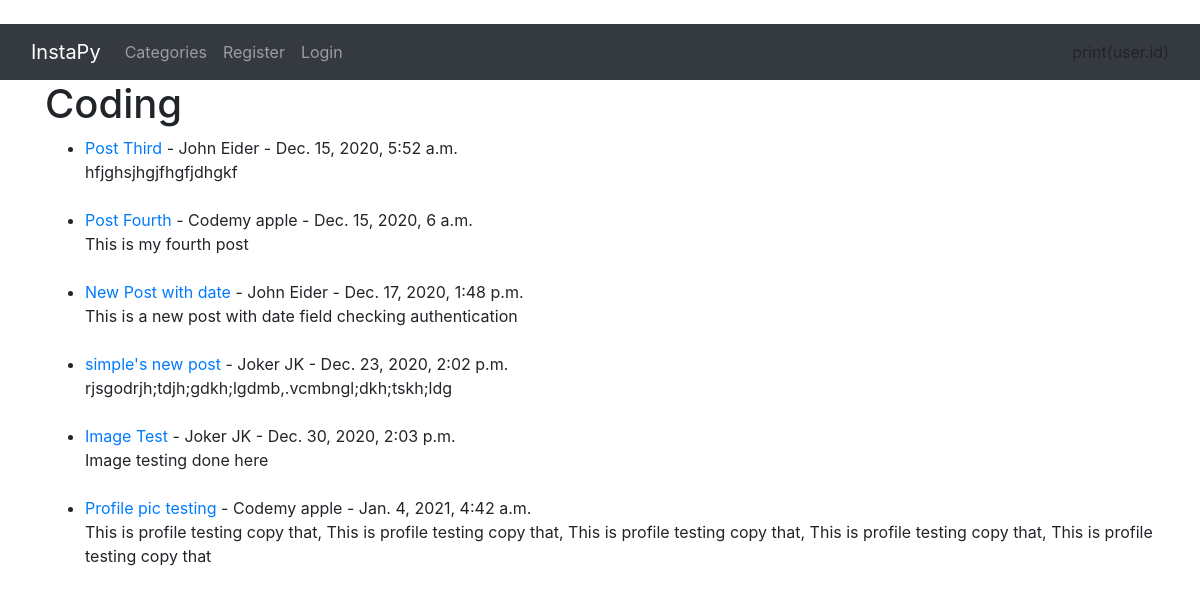
/category/coding/, run on the app's committed database.
### myblog/models.py (models this page shows, shortened)
class Post(models.Model):
    title=models.CharField(max_length=255)
    header_image=models.ImageField(null=True, blank=True, upload_to="images/")
    title_tag=models.CharField(max_length=255)
    author=models.ForeignKey(User, on_delete=models.CASCADE)
    body=models.TextField()
    images=models.ImageField()
    created=models.DateTimeField(auto_now_add=True)
    modified=models.DateTimeField(auto_now=True)
    category=models.CharField(max_length=255, default='coding')
    snippets=models.CharField(max_length=255)
    likes=models.ManyToManyField(User, related_name='blog_posts')

### myblog/views.py (the view)
# urls.py: path('category/<str:cats>/', CategoryView, name='category'),
def CategoryView(request, cats):
    category_posts = Post.objects.filter(category=cats.replace('-', ' '))
    return render(request, 'categories.html', {'cats':cats.title().replace('-', ' '), 'category_posts':category_posts})

### myblog/templates/categories.html (shortened to what this page needs)
{% extends 'base.html' %}
{% block content %}
{% if category_posts %}
    <h1>{{ cats }}</h1>
    <ul>
        {% for post in category_posts %}
            <li><a href="{% url 'article-details' post.pk %}">
              {{ post.title }} </a> -
              {{ post.author.first_name }}
              {{ post.author.last_name }} -
              {{ post.created }}
            <br/>
            {{ post.body|slice:":200" }}
          </li>
          <br/>
        {% endfor %}
    </ul>
{% else %}
  <h2>Sorry this page does not exists ....... </h2>
{% endif %}
{% endblock %}

### data on the page
Post: title "Post Third", author.first_name "John", author.last_name "Eider", created "Dec. 15, 2020, 5:52 a.m.", body "hfjghsjhgjfhgfjdhgkf"
Post: title "Post Fourth", author.first_name "Codemy", author.last_name "apple", created "Dec. 15, 2020, 6 a.m.", body "This is my fourth post"
Post: title "New Post with date", author.first_name "John", author.last_name "Eider", created "Dec. 17, 2020, 1:48 p.m.", body "This is a new post with date field checking authentication"
Post: title "simple's new post", author.first_name "Joker", author.last_name "JK", created "Dec. 23, 2020, 2:02 p.m.", body "rjsgodrjh;tdjh;gdkh;lgdmb,.vcmbngl;dkh;tskh;ldg"
Post: title "Image Test", author.first_name "Joker", author.last_name "JK", created "Dec. 30, 2020, 2:03 p.m.", body "Image testing done here"
Post: title "Profile pic testing", author.first_name "Codemy", author.last_name "apple", created "Jan. 4, 2021, 4:42 a.m.", body "This is profile testing copy that, This is profile testing copy that, This is profile testing copy that, This is profile testing copy that, This is profile testing copy that"

### other printed values
{{ cats }} "Coding"
